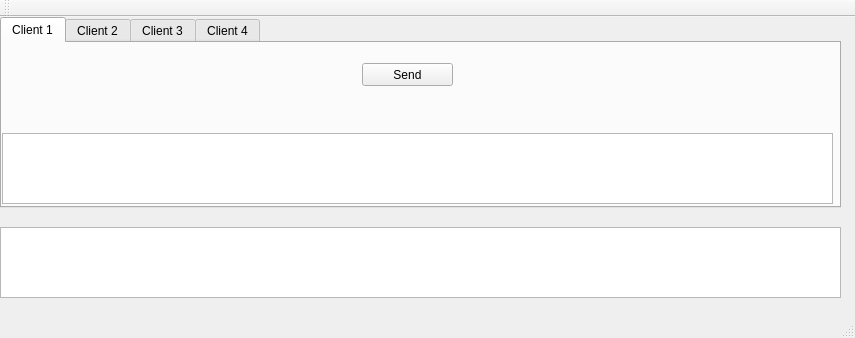
<?xml version="1.0" encoding="UTF-8"?>
<ui version="4.0">
 <class>MainWindow</class>
 <widget class="QMainWindow" name="MainWindow">
  <property name="geometry">
   <rect>
    <x>0</x>
    <y>0</y>
    <width>855</width>
    <height>338</height>
   </rect>
  </property>
  <property name="windowTitle">
   <string>MainWindow</string>
  </property>
  <widget class="QWidget" name="centralWidget">
   <widget class="QTabWidget" name="tabWidget">
    <property name="geometry">
     <rect>
      <x>0</x>
      <y>0</y>
      <width>841</width>
      <height>191</height>
     </rect>
    </property>
    <property name="currentIndex">
     <number>0</number>
    </property>
    <widget class="QWidget" name="tab">
     <attribute name="title">
      <string>Client 1</string>
     </attribute>
     <widget class="QPushButton" name="pushButton">
      <property name="geometry">
       <rect>
        <x>360</x>
        <y>20</y>
        <width>91</width>
        <height>23</height>
       </rect>
      </property>
      <property name="text">
       <string>Send</string>
      </property>
     </widget>
     <widget class="QTextEdit" name="textEdit_2">
      <property name="geometry">
       <rect>
        <x>0</x>
        <y>90</y>
        <width>831</width>
        <height>71</height>
       </rect>
      </property>
     </widget>
    </widget>
    <widget class="QWidget" name="tab_2">
     <attribute name="title">
      <string>Client 2</string>
     </attribute>
     <widget class="QPushButton" name="pushButton_2">
      <property name="geometry">
       <rect>
        <x>360</x>
        <y>20</y>
        <width>91</width>
        <height>23</height>
       </rect>
      </property>
      <property name="text">
       <string>Send</string>
      </property>
     </widget>
     <widget class="QTextEdit" name="textEdit_3">
      <property name="geometry">
       <rect>
        <x>0</x>
        <y>90</y>
        <width>831</width>
        <height>71</height>
       </rect>
      </property>
     </widget>
    </widget>
    <widget class="QWidget" name="tab_3">
     <property name="enabled">
      <bool>true</bool>
     </property>
     <property name="font">
      <font>
       <weight>50</weight>
       <bold>false</bold>
      </font>
     </property>
     <attribute name="title">
      <string>Client 3</string>
     </attribute>
     <widget class="QPushButton" name="pushButton_3">
      <property name="geometry">
       <rect>
        <x>360</x>
        <y>20</y>
        <width>91</width>
        <height>23</height>
       </rect>
      </property>
      <property name="text">
       <string>Send</string>
      </property>
     </widget>
     <widget class="QTextEdit" name="textEdit_4">
      <property name="geometry">
       <rect>
        <x>0</x>
        <y>90</y>
        <width>831</width>
        <height>71</height>
       </rect>
      </property>
     </widget>
    </widget>
    <widget class="QWidget" name="tab_4">
     <attribute name="title">
      <string>Client 4</string>
     </attribute>
     <widget class="QPushButton" name="pushButton_4">
      <property name="geometry">
       <rect>
        <x>360</x>
        <y>20</y>
        <width>91</width>
        <height>23</height>
       </rect>
      </property>
      <property name="text">
       <string>Send</string>
      </property>
     </widget>
     <widget class="QTextEdit" name="textEdit_5">
      <property name="geometry">
       <rect>
        <x>0</x>
        <y>90</y>
        <width>831</width>
        <height>71</height>
       </rect>
      </property>
     </widget>
    </widget>
   </widget>
   <widget class="QTextEdit" name="textEdit">
    <property name="geometry">
     <rect>
      <x>0</x>
      <y>210</y>
      <width>841</width>
      <height>71</height>
     </rect>
    </property>
   </widget>
  </widget>
  <widget class="QToolBar" name="mainToolBar">
   <attribute name="toolBarArea">
    <enum>TopToolBarArea</enum>
   </attribute>
   <attribute name="toolBarBreak">
    <bool>false</bool>
   </attribute>
  </widget>
  <widget class="QStatusBar" name="statusBar"/>
 </widget>
 <layoutdefault spacing="6" margin="11"/>
 <resources/>
 <connections/>
</ui>
